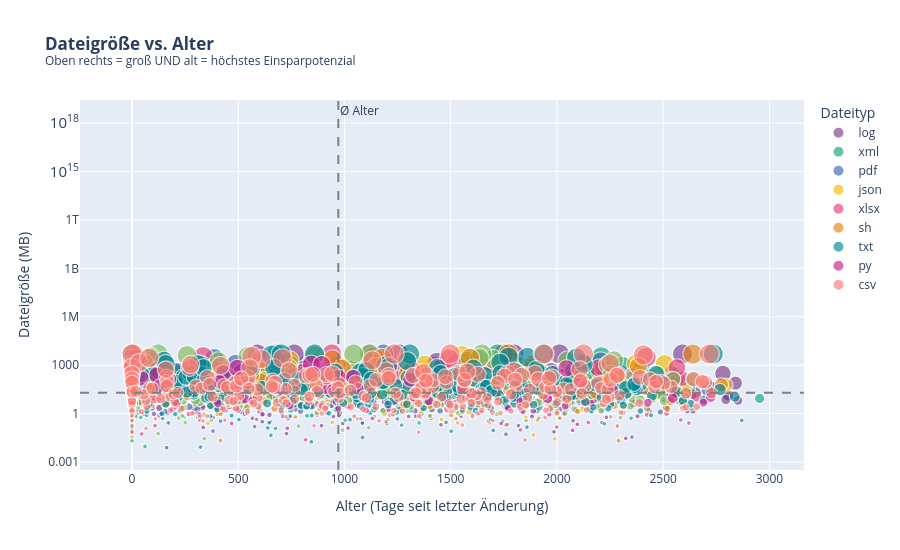

The notebook cell saved with this chart:
### Markdown cell above
---
## 8️⃣ Scatter-Plot: Dateigröße vs. Alter (Plotly — interaktiv)

> **Kernaussage:** Alte UND große Dateien = größtes Einsparpotenzial (oben rechts im Quadrant).

### Code cell
plot_df = ef[ef['Size'] > 0].copy()
plot_df['Size_MB_log'] = np.log10(plot_df['Size'].clip(lower=0.001))

fig_sc = px.scatter(
    plot_df.sample(min(2000, len(plot_df)), random_state=1),
    x='alter_tage',
    y='Size',
    color='ext',
    size=np.log1p(plot_df.sample(min(2000, len(plot_df)), random_state=1)['Size']).clip(lower=0.5),
    hover_data=['Name', 'Path'],
    log_y=True,
    opacity=0.65,
    labels={'alter_tage': 'Alter (Tage seit letzter Änderung)', 'Size': 'Dateigröße (MB)', 'ext': 'Typ'},
    title='<b>Dateigröße vs. Alter</b><br><sup>Oben rechts = groß UND alt = höchstes Einsparpotenzial</sup>',
    color_discrete_sequence=px.colors.qualitative.Bold,
)

# Quadranten-Linien
med_alter  = plot_df['alter_tage'].median()
med_groesse = plot_df['Size'].median()
fig_sc.add_vline(x=med_alter,  line_dash='dash', line_color='gray', annotation_text='Ø Alter',  annotation_position='top right')
fig_sc.add_hline(y=med_groesse, line_dash='dash', line_color='gray', annotation_text='Ø Größe', annotation_position='bottom right')

fig_sc.update_layout(height=550, legend_title='Dateityp')
fig_sc.show()
fig_sc.write_html('ifs_scatter_groesse_alter.html')
print('💾 Interaktiver Scatter gespeichert: ifs_scatter_groesse_alter.html')

### Figure 1 — Plotly figure (JSON) as saved in the notebook; plotly's stock layout.template omitted (floating-point values rounded to 4 significant figures; data arrays with more than 128 entries replaced by an {"elided": "..."} marker saying what was removed)
{"data": [{"customdata": {"elided": "389x2 str values"}, "hovertemplate": "Typ=log<br>Alter (Tage seit letzter Änderung)=%{x}<br>Dateigröße (MB)=%{y}<br>size=%{marker.size}<br>Name=%{customdata[0]}<br>Path=%{customdata[1]}<extra></extra>", "legendgroup": "log", "marker": {"color": "rgb(127, 60, 141)", "opacity": 0.65, "size": {"elided": "389 float values"}, "sizemode": "area", "sizeref": 0.02129, "symbol": "circle"}, "mode": "markers", "name": "log", "showlegend": true, "type": "scattergl", "x": {"elided": "389 int values"}, "xaxis": "x", "y": {"elided": "389 float values"}, "yaxis": "y"}, {"customdata": {"elided": "117x2 str values"}, "hovertemplate": "Typ=xml<br>Alter (Tage seit letzter Änderung)=%{x}<br>Dateigröße (MB)=%{y}<br>size=%{marker.size}<br>Name=%{customdata[0]}<br>Path=%{customdata[1]}<extra></extra>", "legendgroup": "xml", "marker": {"color": "rgb(17, 165, 121)", "opacity": 0.65, "size": [1.143, 1.646, 1.984, 1.685, 4.388, 3.431, 5.142, 6.864, 1.494, 6.352, 3.936, 0.5, 0.5, 5.04, 3.801, 4.942, 2.34, 1.57, 2.783, 0.5961, 2.647, 4.132, 0.5, 2.259, 3.9, 7.031, 2.302, 6.104, 0.5, 1.348, 5.732, 2.856, 4.77, 0.5, 5.133, 0.7742, 4.243, 3.02, 2.339, 2.85, 2.277, 5.317, 4.006, 1.826, 1.008, 6.14, 6.966, 2.877, 8.517, 7.442, 2.409, 6.638, 8.517, 4.082, 3.823, 3.895, 4.475, 4.086, 2.604, 5.349, 2.027, 0.7137, 5.494, 1.029, 2.234, 0.5, 0.5, 0.5, 2.057, 2.302, 3.639, 2.953, 4.762, 2.183, 6.459, 5.994, 0.5, 0.5, 3.305, 1.27, 2.779, 3.784, 2.266, 1.034, 3.764, 0.5, 3.817, 5.004, 4.265, 2.639, 5.707, 2.671, 1.25, 1.925, 0.9523, 2.506, 5.255, 8.081, 1.966, 4.822, 0.5, 2.423, 0.5, 4.975, 0.5519, 5.876, 1.386, 0.5, 3.964, 2.897, 3.664, 4.392, 8.137, 3.419, 3.659, 2.488, 3.957], "sizemode": "area", "sizeref": 0.02129, "symbol": "circle"}, "mode": "markers", "name": "xml", "showlegend": true, "type": "scattergl", "x": [0, 767, 1811, 0, 1317, 363, 779, 2310, 1363, 1199, 998, 144, 0, 2440, 507, 1653, 1944, 0, 0, 69, 0, 0, 1199, 2105, 700, 2159, 1491, 369, 41, 971, 2178, 1279, 0, 61, 1330, 0, 0, 0, 0, 1327, 2954, 2289, 2144, 486, 747, 2145, 1102, 481, 1720, 1139, 1758, 153, 681, 1442, 1386, 1019, 1542, 1781, 341, 0, 0, 928, 527, 2212, 2513, 244, 1351, 1744, 337, 1102, 591, 0, 2297, 2588, 2398, 541, 2223, 1003, 267, 1763, 0, 2621, 2259, 1311, 1023, 2349, 409, 1186, 1937, 1575, 1824, 532, 1916, 0, 1975, 1873, 2081, 90, 525, 2223, 1269, 0, 675, 783, 824, 0, 0, 0, 1657, 0, 1281, 1450, 2209, 2102, 1276, 0, 2239], "xaxis": "x", "y": [2.136, 4.186, 6.272, 4.39, 79.49, 29.9, 170.0, 956.3, 3.454, 572.9, 50.19, 0.5001, 0.02098, 153.4, 43.75, 139.0, 9.385, 3.809, 15.17, 0.815, 13.12, 61.27, 0.2423, 8.574, 48.42, 1130.0, 8.995, 446.5, 0.584, 2.85, 307.6, 16.4, 116.9, 0.009255, 168.5, 1.169, 68.62, 19.49, 9.372, 16.29, 8.745, 202.7, 53.94, 5.21, 1.74, 463.1, 1059.0, 16.76, 5000, 1706.0, 10.13, 762.3, 5000, 58.28, 44.75, 48.16, 86.76, 58.48, 12.51, 209.3, 6.592, 1.041, 242.2, 1.799, 8.338, 0.6358, 0.2629, 0.3265, 6.819, 8.99, 37.05, 18.17, 116.0, 7.87, 637.3, 400.0, 0.2376, 0.3927, 26.26, 2.559, 15.11, 43.0, 8.639, 1.811, 42.14, 0.5162, 44.48, 148.0, 70.19, 12.99, 300.0, 13.45, 2.491, 5.858, 1.592, 11.26, 190.5, 3232.0, 6.14, 123.3, 0.1929, 10.28, 0.121, 143.7, 0.7366, 355.5, 2.998, 0.3716, 51.67, 17.13, 38.02, 79.78, 3416.0, 29.52, 37.83, 11.04, 51.3], "yaxis": "y"}, {"customdata": {"elided": "131x2 str values"}, "hovertemplate": "Typ=pdf<br>Alter (Tage seit letzter Änderung)=%{x}<br>Dateigröße (MB)=%{y}<br>size=%{marker.size}<br>Name=%{customdata[0]}<br>Path=%{customdata[1]}<extra></extra>", "legendgroup": "pdf", "marker": {"color": "rgb(57, 105, 172)", "opacity": 0.65, "size": {"elided": "131 float values"}, "sizemode": "area", "sizeref": 0.02129, "symbol": "circle"}, "mode": "markers", "name": "pdf", "showlegend": true, "type": "scattergl", "x": {"elided": "131 int values"}, "xaxis": "x", "y": {"elided": "131 float values"}, "yaxis": "y"}, {"customdata": {"elided": "116x2 str values"}, "hovertemplate": "Typ=json<br>Alter (Tage seit letzter Änderung)=%{x}<br>Dateigröße (MB)=%{y}<br>size=%{marker.size}<br>Name=%{customdata[0]}<br>Path=%{customdata[1]}<extra></extra>", "legendgroup": "json", "marker": {"color": "rgb(242, 183, 1)", "opacity": 0.65, "size": [2.17, 7.148, 2.622, 8.304, 1.889, 3.061, 3.519, 3.869, 4.416, 5.164, 3.568, 4.814, 4.078, 7.633, 0.5, 1.377, 2.477, 2.822, 4.424, 3.412, 4.086, 4.408, 5.645, 1.432, 3.078, 0.6736, 3.84, 0.5, 2.222, 3.776, 5.22, 3.505, 5.175, 2.96, 3.768, 4.68, 6.776, 0.5, 5.348, 7.703, 1.282, 4.326, 4.986, 3.657, 0.5, 4.969, 1.515, 0.5, 1.405, 5.121, 4.821, 0.8324, 4.903, 3.495, 1.645, 3.605, 2.241, 1.653, 4.38, 4.433, 5.444, 5.664, 5.18, 2.054, 1.098, 1.569, 6.74, 5.229, 2.303, 0.5, 4.51, 3.003, 6.56, 2.646, 3.457, 5.163, 0.5, 3.111, 2.024, 7.041, 2.687, 2.392, 7.107, 0.5, 6.245, 2.223, 1.452, 0.9303, 4.884, 3.459, 7.161, 0.5, 4.193, 3.204, 5.177, 0.5, 0.5554, 4.498, 3.549, 0.5, 2.142, 2.08, 1.657, 3.321, 3.583, 0.6807, 4.587, 7.627, 1.223, 0.5, 6.673, 4.061, 4.111, 3.099, 4.229, 3.256], "sizemode": "area", "sizeref": 0.02129, "symbol": "circle"}, "mode": "markers", "name": "json", "showlegend": true, "type": "scattergl", "x": [913, 2371, 0, 1554, 1460, 2126, 2250, 0, 332, 412, 2605, 1225, 998, 0, 942, 541, 0, 1425, 135, 1732, 2796, 441, 413, 0, 1608, 1187, 2213, 0, 1726, 391, 968, 1816, 2295, 0, 874, 1905, 0, 1854, 0, 1292, 1666, 865, 870, 1350, 0, 951, 0, 357, 2311, 2098, 368, 1586, 0, 1315, 0, 1583, 436, 157, 968, 70, 0, 1365, 0, 0, 2124, 1873, 1698, 0, 1313, 1890, 1279, 1615, 300, 0, 1740, 157, 0, 896, 1807, 1378, 1162, 1668, 2506, 1908, 607, 345, 0, 1362, 0, 720, 0, 1989, 1560, 1924, 568, 1457, 0, 1323, 2030, 1533, 877, 1106, 443, 1826, 329, 0, 1955, 742, 1674, 0, 983, 831, 765, 82, 0, 901], "xaxis": "x", "y": [7.756, 1271.0, 12.77, 4041.0, 5.613, 20.35, 32.74, 46.88, 81.77, 173.8, 34.44, 122.2, 58.01, 2064.0, 0.2836, 2.964, 10.91, 15.8, 82.42, 29.34, 58.5, 81.09, 281.7, 3.188, 20.72, 0.9613, 45.54, 0.2609, 8.221, 42.64, 183.9, 32.27, 175.8, 18.3, 42.3, 106.8, 875.4, 0.5877, 209.2, 2213.0, 2.605, 74.64, 145.3, 37.76, 0.4108, 142.9, 3.55, 0.2538, 3.075, 166.6, 123.1, 1.299, 133.6, 31.94, 4.183, 35.78, 8.399, 4.225, 78.87, 83.19, 230.4, 287.3, 176.7, 6.797, 1.998, 3.8, 844.9, 185.6, 9.003, 0.04752, 89.92, 19.15, 705.5, 13.09, 30.72, 173.8, 0.1028, 21.43, 6.569, 1141.0, 13.69, 9.94, 1220.0, 0.3855, 514.2, 8.236, 3.272, 1.535, 131.1, 30.77, 1288.0, 0.02663, 65.24, 23.63, 176.2, 0.4314, 0.7426, 88.83, 33.76, 0.2681, 7.519, 7.008, 4.244, 26.7, 34.99, 0.9752, 97.22, 2051.0, 2.398, 0.03724, 789.9, 57.02, 59.99, 21.18, 67.64, 24.94], "yaxis": "y"}, {"customdata": {"elided": "148x2 str values"}, "hovertemplate": "Typ=xlsx<br>Alter (Tage seit letzter Änderung)=%{x}<br>Dateigröße (MB)=%{y}<br>size=%{marker.size}<br>Name=%{customdata[0]}<br>Path=%{customdata[1]}<extra></extra>", "legendgroup": "xlsx", "marker": {"color": "rgb(231, 63, 116)", "opacity": 0.65, "size": {"elided": "148 float values"}, "sizemode": "area", "sizeref": 0.02129, "symbol": "circle"}, "mode": "markers", "name": "xlsx", "showlegend": true, "type": "scattergl", "x": {"elided": "148 int values"}, "xaxis": "x", "y": {"elided": "148 float values"}, "yaxis": "y"}, {"customdata": {"elided": "246x2 str values"}, "hovertemplate": "Typ=<br>Alter (Tage seit letzter Änderung)=%{x}<br>Dateigröße (MB)=%{y}<br>size=%{marker.size}<br>Name=%{customdata[0]}<br>Path=%{customdata[1]}<extra></extra>", "legendgroup": "", "marker": {"color": "rgb(128, 186, 90)", "opacity": 0.65, "size": {"elided": "246 float values"}, "sizemode": "area", "sizeref": 0.02129, "symbol": "circle"}, "mode": "markers", "name": "", "showlegend": false, "type": "scattergl", "x": {"elided": "246 int values"}, "xaxis": "x", "y": {"elided": "246 float values"}, "yaxis": "y"}, {"customdata": {"elided": "110x2 str values"}, "hovertemplate": "Typ=sh<br>Alter (Tage seit letzter Änderung)=%{x}<br>Dateigröße (MB)=%{y}<br>size=%{marker.size}<br>Name=%{customdata[0]}<br>Path=%{customdata[1]}<extra></extra>", "legendgroup": "sh", "marker": {"color": "rgb(230, 131, 16)", "opacity": 0.65, "size": [0.5, 3.538, 7.978, 4.861, 0.675, 1.96, 3.446, 5.127, 3.742, 2.023, 0.6074, 2.702, 7.956, 1.45, 0.8505, 5.228, 4.267, 6.773, 4.906, 0.6738, 3.077, 6.183, 6.109, 2.34, 3.437, 0.8425, 2.436, 2.916, 2.433, 2.451, 4.734, 7.727, 2.93, 6.518, 1.943, 0.5996, 4.811, 3.268, 4.135, 7.934, 8.497, 4.107, 4.881, 3.334, 1.674, 3.916, 3.502, 5.807, 3.928, 1.413, 2.242, 4.195, 4.995, 8.517, 1.991, 0.5, 4.19, 2.17, 3.12, 5.898, 0.5, 1.436, 1.992, 2.104, 2.947, 2.628, 6.779, 2.9, 4.578, 3.294, 2.714, 1.269, 1.934, 3.838, 4.68, 5.954, 0.5, 4.406, 0.5, 3.959, 5.768, 0.5, 2.84, 1.434, 4.221, 5.569, 5.742, 1.126, 1.734, 0.5, 7.112, 0.5, 1.118, 2.753, 1.541, 1.811, 3.254, 1.449, 0.8559, 2.903, 1.287, 4.769, 3.014, 1.081, 4.538, 1.556, 2.949, 3.775, 3.377, 2.92], "sizemode": "area", "sizeref": 0.02129, "symbol": "circle"}, "mode": "markers", "name": "sh", "showlegend": true, "type": "scattergl", "x": [0, 2423, 24, 1609, 403, 2535, 616, 287, 0, 399, 0, 282, 1590, 2269, 1556, 1983, 1805, 2383, 284, 417, 0, 566, 1773, 724, 1118, 1999, 2257, 2000, 1492, 0, 609, 943, 891, 990, 618, 1502, 2015, 1355, 2774, 1177, 2640, 804, 261, 1046, 0, 1828, 0, 135, 187, 1855, 2045, 829, 366, 1771, 1337, 416, 731, 0, 2553, 1779, 769, 1401, 1299, 0, 2183, 2098, 1150, 713, 2022, 1710, 422, 0, 1664, 1650, 2255, 1610, 2290, 2210, 0, 196, 1294, 2014, 18, 2592, 446, 563, 2088, 671, 0, 1678, 1888, 1765, 888, 259, 90, 208, 1390, 0, 2098, 1867, 1284, 1801, 1099, 2520, 0, 1281, 1359, 1386, 779, 1794], "xaxis": "x", "y": [0.4794, 33.38, 2915.0, 128.2, 0.964, 6.097, 30.38, 167.6, 41.2, 6.562, 0.8356, 13.91, 2852.0, 3.263, 1.341, 185.4, 70.32, 872.9, 134.1, 0.9616, 20.69, 483.3, 449.0, 9.386, 30.08, 1.322, 10.42, 17.46, 10.39, 10.6, 112.8, 2267.0, 17.73, 676.2, 5.977, 0.8214, 121.9, 25.25, 61.52, 2790.0, 4901.0, 59.78, 130.8, 27.05, 4.332, 49.21, 32.19, 331.8, 49.81, 3.11, 8.411, 65.37, 146.7, 5000, 6.32, 0.0213, 64.99, 7.76, 21.65, 363.2, 0.616, 3.205, 6.334, 7.2, 18.05, 12.85, 878.2, 17.17, 96.33, 25.94, 14.08, 2.556, 5.92, 45.41, 106.8, 384.3, 0.02078, 80.96, 0.1102, 51.38, 318.9, 0.5127, 16.11, 3.196, 67.09, 261.2, 310.7, 2.083, 4.666, 0.3475, 1225.0, 0.1998, 2.058, 14.69, 3.669, 5.117, 24.9, 3.258, 1.353, 17.22, 2.624, 116.8, 19.38, 1.948, 92.47, 3.74, 18.09, 42.59, 28.27, 17.55], "yaxis": "y"}, {"customdata": {"elided": "369x2 str values"}, "hovertemplate": "Typ=txt<br>Alter (Tage seit letzter Änderung)=%{x}<br>Dateigröße (MB)=%{y}<br>size=%{marker.size}<br>Name=%{customdata[0]}<br>Path=%{customdata[1]}<extra></extra>", "legendgroup": "txt", "marker": {"color": "rgb(0, 134, 149)", "opacity": 0.65, "size": {"elided": "369 float values"}, "sizemode": "area", "sizeref": 0.02129, "symbol": "circle"}, "mode": "markers", "name": "txt", "showlegend": true, "type": "scattergl", "x": {"elided": "369 int values"}, "xaxis": "x", "y": {"elided": "369 float values"}, "yaxis": "y"}, {"customdata": {"elided": "78x2 str values"}, "hovertemplate": "Typ=py<br>Alter (Tage seit letzter Änderung)=%{x}<br>Dateigröße (MB)=%{y}<br>size=%{marker.size}<br>Name=%{customdata[0]}<br>Path=%{customdata[1]}<extra></extra>", "legendgroup": "py", "marker": {"color": "rgb(207, 28, 144)", "opacity": 0.65, "size": [6.455, 4.036, 2.231, 4.458, 2.534, 5.222, 0.5, 4.949, 2.02, 3.593, 7.06, 0.5, 2.438, 1.77, 6.551, 1.803, 0.9493, 5.229, 1.684, 1.735, 1.517, 5.052, 1.681, 5.772, 3.437, 0.9439, 0.6255, 3.727, 0.511, 3.406, 5.226, 5.512, 0.5, 0.656, 0.6632, 0.5, 4.084, 1.376, 5.729, 2.266, 7.001, 3.749, 3.675, 0.5, 4.525, 1.112, 0.968, 2.307, 1.49, 3.567, 0.9698, 0.7818, 4.895, 2.775, 0.8237, 4.003, 0.5, 7.853, 1.766, 5.095, 3.459, 1.863, 0.5, 3.142, 1.988, 4.49, 6.492, 4.75, 2.386, 0.5946, 1.266, 0.5271, 1.138, 0.5, 1.406, 2.539, 1.683, 1.107], "sizemode": "area", "sizeref": 0.02129, "symbol": "circle"}, "mode": "markers", "name": "py", "showlegend": true, "type": "scattergl", "x": [2045, 6, 531, 0, 1328, 0, 731, 174, 569, 497, 844, 469, 2724, 2689, 0, 0, 1102, 972, 1490, 2427, 0, 45, 404, 433, 694, 0, 318, 912, 1302, 2260, 1041, 116, 1737, 614, 268, 2324, 0, 2039, 0, 1956, 893, 0, 1561, 2096, 412, 0, 0, 2545, 896, 1062, 499, 1639, 1311, 1625, 0, 132, 2074, 19, 0, 0, 947, 1829, 0, 6, 1398, 2463, 496, 2114, 1578, 0, 0, 2379, 1771, 1131, 744, 0, 209, 971], "xaxis": "x", "y": [634.7, 55.58, 8.308, 85.28, 11.6, 184.4, 0.1222, 140.1, 6.539, 35.35, 1163.0, 0.2438, 10.45, 4.871, 699.3, 5.068, 1.584, 185.6, 4.389, 4.67, 3.561, 155.3, 4.37, 320.3, 30.09, 1.57, 0.8692, 40.53, 0.6669, 29.13, 185.1, 246.7, 0.2467, 0.9271, 0.9411, 0.02929, 58.39, 2.957, 306.8, 8.64, 1097.0, 41.49, 38.44, 0.2162, 91.27, 2.041, 1.633, 9.045, 3.435, 34.42, 1.637, 1.185, 132.6, 15.04, 1.279, 53.75, 0.09247, 2571.0, 4.85, 162.2, 30.79, 5.441, 0.07485, 22.16, 6.301, 88.08, 658.7, 114.6, 9.872, 0.8123, 2.545, 0.6941, 2.12, 0.4999, 3.079, 11.67, 4.381, 2.025], "yaxis": "y"}, {"customdata": {"elided": "296x2 str values"}, "hovertemplate": "Typ=csv<br>Alter (Tage seit letzter Änderung)=%{x}<br>Dateigröße (MB)=%{y}<br>size=%{marker.size}<br>Name=%{customdata[0]}<br>Path=%{customdata[1]}<extra></extra>", "legendgroup": "csv", "marker": {"color": "rgb(249, 123, 114)", "opacity": 0.65, "size": {"elided": "296 float values"}, "sizemode": "area", "sizeref": 0.02129, "symbol": "circle"}, "mode": "markers", "name": "csv", "showlegend": true, "type": "scattergl", "x": {"elided": "296 int values"}, "xaxis": "x", "y": {"elided": "296 float values"}, "yaxis": "y"}], "layout": {"annotations": [{"showarrow": false, "text": "Ø Alter", "x": 971, "xanchor": "left", "xref": "x", "y": 1, "yanchor": "top", "yref": "y domain"}, {"showarrow": false, "text": "Ø Größe", "x": 1, "xanchor": "right", "xref": "x domain", "y": 19.43, "yanchor": "top", "yref": "y"}], "height": 550, "legend": {"itemsizing": "constant", "title": {"text": "Dateityp"}, "tracegroupgap": 0}, "shapes": [{"line": {"color": "gray", "dash": "dash"}, "type": "line", "x0": 971, "x1": 971, "xref": "x", "y0": 0, "y1": 1, "yref": "y domain"}, {"line": {"color": "gray", "dash": "dash"}, "type": "line", "x0": 0, "x1": 1, "xref": "x domain", "y0": 19.43, "y1": 19.43, "yref": "y"}], "title": {"text": "<b>Dateigröße vs. Alter</b><br><sup>Oben rechts = groß UND alt = höchstes Einsparpotenzial</sup>"}, "xaxis": {"anchor": "y", "domain": [0, 1], "title": {"text": "Alter (Tage seit letzter Änderung)"}}, "yaxis": {"anchor": "x", "domain": [0, 1], "title": {"text": "Dateigröße (MB)"}, "type": "log"}}}
